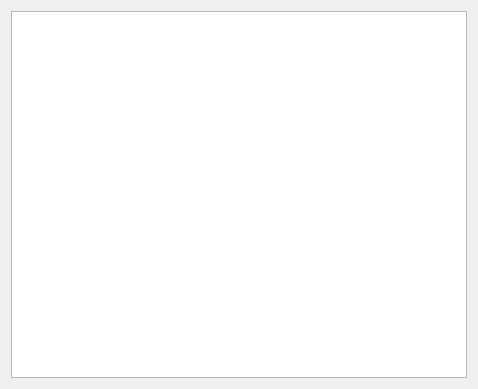
<?xml version="1.0" encoding="UTF-8"?>
<ui version="4.0">
 <class>Form</class>
 <widget class="QWidget" name="Form">
  <property name="geometry">
   <rect>
    <x>0</x>
    <y>0</y>
    <width>478</width>
    <height>389</height>
   </rect>
  </property>
  <property name="windowTitle">
   <string>Log</string>
  </property>
  <layout class="QHBoxLayout" name="horizontalLayout">
   <item>
    <widget class="QTextEdit" name="txtLog">
     <property name="readOnly">
      <bool>true</bool>
     </property>
    </widget>
   </item>
  </layout>
 </widget>
 <resources/>
 <connections/>
</ui>
